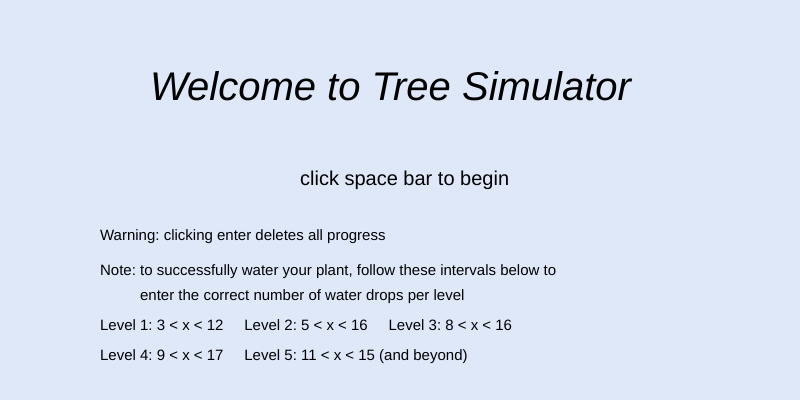
Frame 1 (no input)
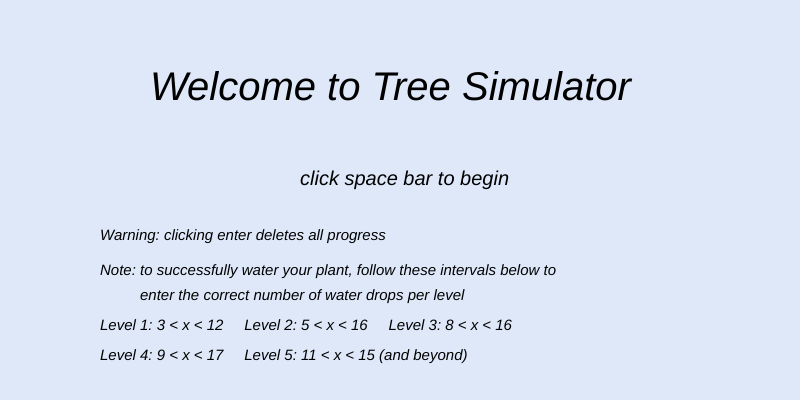
Frame 60 (no input)
Frame 120 (the mouse pressed at the canvas centre since frame 60): identical to frame 60, image omitted

The p5.js sketch that drew these frames (run headless with seeded random() and noise() and a simulated clock; from frame 60 on, the mouse is pressed at the canvas centre):

// p5.js sketch
// ── sketch.js
//create a variable to hold one ball
let b;
let anotherBall;

function setup() {
  createCanvas(800, 400);
}

function draw(){
  begin();
}

function begin() {
  background(222, 232, 249);
  textFont('Helvetica');
  textSize(20);
  text('click space bar to begin', 300, 185);
  textSize(15);
  text ('Warning: clicking enter deletes all progress', 100, 240);
  textSize(15);
  text('Note: to successfully water your plant, follow these intervals below to', 100, 275);
    text('enter the correct number of water drops per level', 140, 300);
  text('Level 1: 3 < x < 12     Level 2: 5 < x < 16     Level 3: 8 < x < 16', 100,330);
  text('Level 4: 9 < x < 17     Level 5: 11 < x < 15 (and beyond)', 100, 360);
  textFont('Helvetica');
  textSize(40);
  textStyle(ITALIC);
  text('Welcome to Tree Simulator', 150, 100);
}
